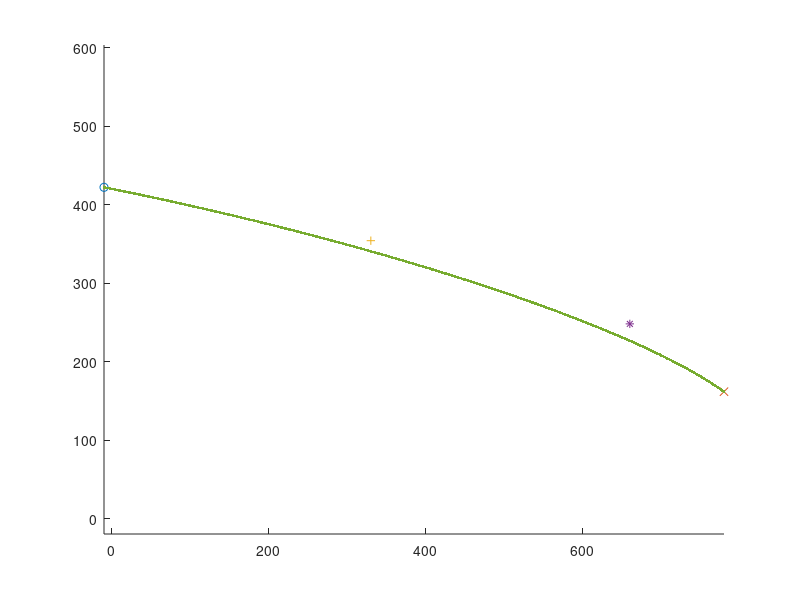

MATLAB code to generate this figure:
close all;

## Cubic bezier
##   pts is a vector of complex points p1, p2, p3 and p4
##   t is the bezier interval or a vector thereof
function out = bezier3(pts, t)
  cubic = [
     1  0  0  0
    -3  3  0  0
     3 -6  3  0
    -1  3 -3  1];
    out = zeros(1, length(t));
    for k = 1:length(t)
      kt = t(k);
      out(k) = [1 kt kt*kt kt*kt*kt] * cubic * pts(:);
      ##point = pts(1)*(1-t)^3 + pts(2)*3*(1-t)^2*t + pts(3)*3*(1-t)*t^2 + pts(4)*t^3;
    endfor
endfunction


## Numerical approximation of t for a given x or y value
##   pts is a vector of complex points p1, p2, p3 and p4
##   val is the value to search for or vector thereof
##   xNoty set to nonzero to search for a y value
function t = numerical_t(pts, val, xNoty)
  t = [];
  for v = val
    bound = [0 1];
    for exponent = 1:6
      bt = bound(1) : 1 / power(10, exponent) : bound(2);
      if xNoty == 0
        dat = imag(bezier3(pts, bt));
      else
        dat = real(bezier3(pts, bt));
      endif
      bound(1) = bt(max(find(dat <= v)));
      bound(2) = bt(min(find(dat >= v)));
      if bound(1) == bound(2)
        break
      endif
    endfor
    t = [t (sum(bound) / 2)];
  endfor
endfunction


## Unit vector pointing from p1 -> p2
##   pts is a vector of two points
function uv = unit_vec(pts)
  if length(pts) != 2
    error('pts should be a vector of two complex points')
  endif
  uv = pts(2) - pts(1);
  if uv != 0
    uv = uv / abs(uv);
  else
    warning('Cannot find the unit vec for coincident points');
  endif
endfunction


## 1 - convert a set of cartesian points to linked beziers
## 2 - take p1,p2,p3,p4, plot it, output (x,y) at a set of x values
mode = 2

if mode == 1
  ## x y data
  ref = [
    0	320
    55	309
    110	297
    165	284
    225	269
    285	253
    345	235
    405	217
    475	192
    545	165
    615	131];

  ##ref = [
  ##  0 0
  ##  1 1
  ##  2 0
  ##  3 -1
  ##  4 0];

  ## Convert input data to cartesian points
  dat = complex(ref(:,1), ref(:,2));
  dat_len = length(dat);

  ## For each point k, calculate the average of the gradients
  ## (k-1)->k and k->(k+1)
  grad_vec = zeros(dat_len, 1);
  for k = 1 : length(dat)
    grad_vec(k) = unit_vec([dat(max(k-1, 1)) dat(k)]) + unit_vec([dat(k) dat(min(k+1, dat_len))]);
    grad_vec(k) = grad_vec(k) / abs(grad_vec(k));
  endfor

  beziers = zeros(dat_len-1, 4);
  for k = 1 : length(dat) - 1
    seg_len = abs(dat(k+1) - dat(k));
    beziers(k,1) = dat(k);
    beziers(k,2) = dat(k) + seg_len * cv_length * grad_vec(k);
    beziers(k,3) = dat(k+1) - seg_len * cv_length * grad_vec(k+1);
    beziers(k,4) = dat(k+1);
  endfor

  figure(1);
  hold on;
  axis('equal');
  for k = 1 : length(beziers(:,1))
    plot(real(beziers(k,1)), imag(beziers(k,1)),'o');
    plot(real(beziers(k,4)), imag(beziers(k,4)),'x');
    plot(real(beziers(k,2)), imag(beziers(k,2)),'+');
    plot(real(beziers(k,3)), imag(beziers(k,3)),'*');
    b = zeros(1, 1001);
    pts = beziers(k,:);
    for c = 0 : 1000
      t = c / 1000;
      b(c+1) = bezier3(pts, t);
    endfor
    plot(b, '.')
  endfor
  hold off;

elseif mode == 2
  ref_le = [
    -10 422
    330 354
    660 248
    780 161.6];

  ref_te = [
    -10 25.9
    249 1.5
    457 -10
    780 11.3];

  ref = ref_le
  vals = [-10 0 60 120 180 240 300 360 420 280 515 550 585 620 655 690 725 760 780]
  interp_by = 10

  dat = complex(ref(:,1), ref(:,2));
  figure(1);
  hold on;
  axis('equal');
  plot(real(dat(1)), imag(dat(1)),'o');
  plot(real(dat(4)), imag(dat(4)),'x');
  plot(real(dat(2)), imag(dat(2)),'+');
  plot(real(dat(3)), imag(dat(3)),'*');
  b = zeros(1, 1001);
  for c = 0 : 1000
    t = c / 1000;
    b(c+1) = bezier3(dat, t);
  endfor
  plot(b, '.')
  hold off;

  printf("\n");
  vals = interp1(1:length(vals), vals, 1:(1/interp_by):length(vals));
  t = numerical_t(dat, vals, 1);
  p = bezier3(dat, t);
  f = fopen("curve_points.txt", "w");
  for k = 1:length(p)
    printf("%.1f %.1f\n", real(p(k)), imag(p(k)));
    fprintf(f, "%.1f %.1f\n", real(p(k)), imag(p(k)));
  endfor
  fclose(f);
endif
